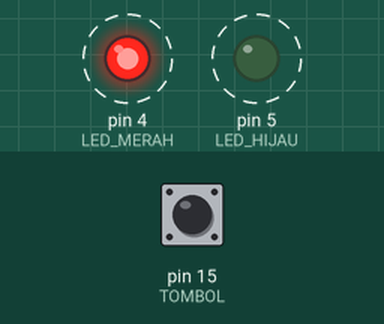
Simulated run of this sketch. Board: Arduino Uno, built with avr-gcc and run on an emulated ATmega328P. On the bench: output pins drawn as LEDs (lit = HIGH). Dashed ring = blinking. The test bench sets the inputs (shaded band); at power-on: pin 15 (TOMBOL) HIGH. What the sketch prints to the serial monitor is not drawn.

Above: at 0.45 s.
Timing chart, 0 to 3.2 s (numbered marks = the images above):
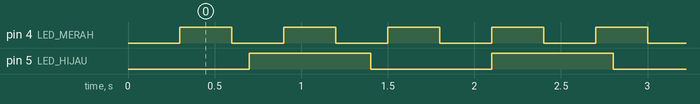

The sketch:

Latihan1.3_angka.ino
```cpp
#include <Arduino.h>

const int LED_MERAH = 4;
const int LED_HIJAU = 5;
const int TOMBOL    = 15;

const unsigned long PERIODE_MERAH = 300;
const unsigned long PERIODE_HIJAU = 700;

unsigned long tMerah = 0;
unsigned long tHijau = 0;
bool nyalaMerah = false;
bool nyalaHijau = false;

// Untuk cetak angka 1/0 tiap 100ms
unsigned long tSerial = 0;
const unsigned long PERIODE_SERIAL = 100;

void setup() {
  Serial.begin(115200);
  pinMode(LED_MERAH, OUTPUT);
  pinMode(LED_HIJAU, OUTPUT);
  pinMode(TOMBOL, INPUT_PULLUP);
}

void loop() {
  unsigned long sekarang = millis();

  // Tugas 1: LED Merah (300 ms)
  if (sekarang - tMerah >= PERIODE_MERAH) {
    tMerah = sekarang;
    nyalaMerah = !nyalaMerah;
    digitalWrite(LED_MERAH, nyalaMerah);
  }

  // Tugas 2: LED Hijau (700 ms)
  if (sekarang - tHijau >= PERIODE_HIJAU) {
    tHijau = sekarang;
    nyalaHijau = !nyalaHijau;
    digitalWrite(LED_HIJAU, nyalaHijau);
  }

  // Tugas 3: Cetak angka tombol tiap 100ms (non-blocking)
  if (sekarang - tSerial >= PERIODE_SERIAL) {
    tSerial = sekarang;
    Serial.println(digitalRead(TOMBOL));   // 1 = lepas, 0 = ditekan
  }
}
```

Measured:
- by itself, pin 4 (LED_MERAH): alternates HIGH for 0.30 s and LOW for 0.30 s
- by itself, pin 5 (LED_HIJAU): alternates HIGH for 0.70 s and LOW for 0.70 s
- by itself, everything shown: repeats every 4.2 s, in 18 steps
